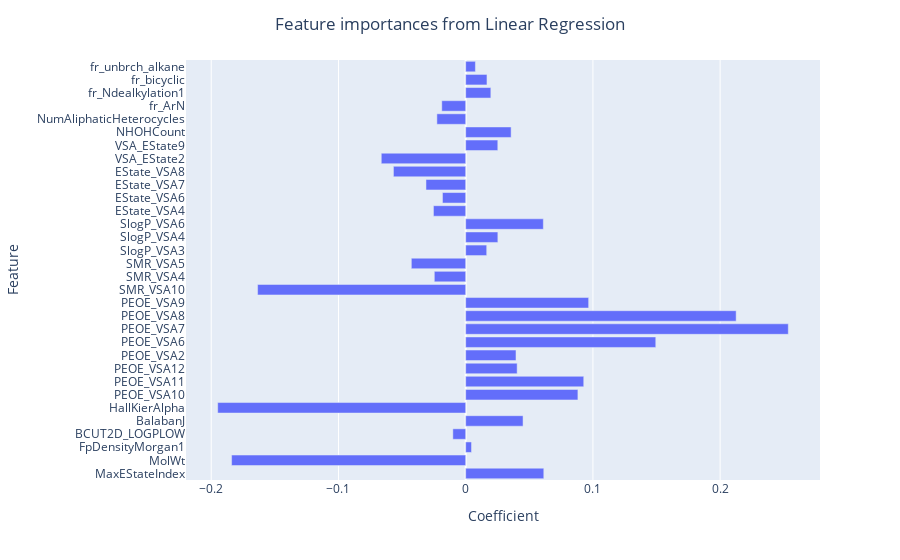

Write notebook code for a chart like this one.
### Markdown cell above
## Feature importances

### Code cell
fig = px.bar(list(features.columns), lr.coef_)
fig.update_layout(
    yaxis = dict(
        tickmode = 'array',
        tickvals = list(range(len(features.columns))),
        ticktext = features.columns
    )
)
fig.update_xaxes(title='Coefficient')
fig.update_yaxes(title='Feature')
fig.update_layout(title='Feature importances from Linear Regression', title_x=0.5)
fig.show()

### Figure 1 — Plotly figure (JSON) as saved in the notebook; plotly's stock layout.template omitted (floating-point values rounded to 4 significant figures)
{"data": [{"alignmentgroup": "True", "hovertemplate": "x=%{x}<br>index=%{y}<extra></extra>", "legendgroup": "", "marker": {"color": "#636efa", "pattern": {"shape": ""}}, "name": "", "offsetgroup": "", "orientation": "h", "showlegend": false, "textposition": "auto", "type": "bar", "x": [0.06138, -0.184, 0.004578, -0.0101, 0.04508, -0.1949, 0.0882, 0.09279, 0.04045, 0.03953, 0.1494, 0.2536, 0.2126, 0.09665, -0.1636, -0.02467, -0.04273, 0.01651, 0.02528, 0.06103, -0.02535, -0.01826, -0.03122, -0.0568, -0.06635, 0.02524, 0.03571, -0.02265, -0.0188, 0.01976, 0.01673, 0.00764], "xaxis": "x", "y": [0, 1, 2, 3, 4, 5, 6, 7, 8, 9, 10, 11, 12, 13, 14, 15, 16, 17, 18, 19, 20, 21, 22, 23, 24, 25, 26, 27, 28, 29, 30, 31], "yaxis": "y"}], "layout": {"barmode": "relative", "legend": {"tracegroupgap": 0}, "margin": {"t": 60}, "title": {"text": "Feature importances from Linear Regression", "x": 0.5}, "xaxis": {"anchor": "y", "domain": [0, 1], "title": {"text": "Coefficient"}}, "yaxis": {"anchor": "x", "domain": [0, 1], "tickmode": "array", "ticktext": ["MaxEStateIndex", "MolWt", "FpDensityMorgan1", "BCUT2D_LOGPLOW", "BalabanJ", "HallKierAlpha", "PEOE_VSA10", "PEOE_VSA11", "PEOE_VSA12", "PEOE_VSA2", "PEOE_VSA6", "PEOE_VSA7", "PEOE_VSA8", "PEOE_VSA9", "SMR_VSA10", "SMR_VSA4", "SMR_VSA5", "SlogP_VSA3", "SlogP_VSA4", "SlogP_VSA6", "EState_VSA4", "EState_VSA6", "EState_VSA7", "EState_VSA8", "VSA_EState2", "VSA_EState9", "NHOHCount", "NumAliphaticHeterocycles", "fr_ArN", "fr_Ndealkylation1", "fr_bicyclic", "fr_unbrch_alkane"], "tickvals": [0, 1, 2, 3, 4, 5, 6, 7, 8, 9, 10, 11, 12, 13, 14, 15, 16, 17, 18, 19, 20, 21, 22, 23, 24, 25, 26, 27, 28, 29, 30, 31], "title": {"text": "Feature"}}}}
